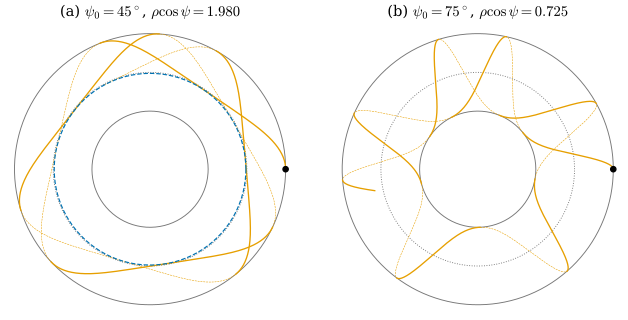

Recreate this plot in Python.
"""Figure 44.5.1: two geodesics of the torus of revolution (Section 44.5, Example 44.5.9).

Torus x(u, v) = ((R + r cos u) cos v, (R + r cos u) sin v, r sin u), (R, r) = (2, 0.8) (GUIDELINES 7). Geodesics from
x(0, 0) on the outer equator, unit speed, angle psi to the parallel: (a) psi = 45 deg, (b) psi = 75 deg, t in [0, 40].
Solved with ch44.surface_geodesic (dgsym.christoffel + dgnum.rk4, 8001 steps). View from above (elev 90): the upper
half sin u >= 0 is visible (solid orange), the lower half is hidden (thin dashed). Gray circles: outer equator rho = 2.8,
inner equator rho = 1.2, the top circle rho = 2; blue dashed (a): the turning parallels rho = c = 2.8 cos 45 deg.
Interactive version: both geodesics on the torus.
Self-checks: the Clairaut constant rho^2 dv/dt is constant to 1e-10; (a) never reaches rho < c - 1e-6; (b) crosses
the inner equator.

Run from the project root: PYTHONPATH=tools python3 chapters/44-discrete-geodesics/figures/fig-44-5-1-torus-geodesics.py
"""

import pathlib
import sys

import dgmesh as dm
import dgfig
import dgsym

dgfig.setup()
import matplotlib.pyplot as plt  # noqa: E402
import numpy as np  # noqa: E402

sys.path.insert(0, str(pathlib.Path(__file__).resolve().parents[1] / "lib"))
import ch44  # noqa: E402

col = dgfig.COLORS
to = dgsym.EXAMPLES["torus"]
X = to["expr"].subs(dict(zip(to["params"], (2, 0.8))))
ts = np.linspace(0, 40, 8001)
runs = {}
for psi in (np.pi / 4, 5 * np.pi / 12):
    C, W, P = ch44.surface_geodesic(X, to["coords"], {}, np.array([0.0, 0.0]),
                                    np.array([np.sin(psi) / 0.8, np.cos(psi) / 2.8]), ts)
    rho = 2 + 0.8 * np.cos(C[:, 0])
    cl = rho ** 2 * W[:, 1]
    assert np.ptp(cl) < 1e-10
    runs[psi] = (C, P, rho, cl[0])
c45 = runs[np.pi / 4][3]
assert runs[np.pi / 4][2].min() > c45 - 1e-6 and runs[5 * np.pi / 12][2].min() < 1.2 + 1e-6
print(f"Clairaut constants: {c45:.4f}, {runs[5 * np.pi / 12][3]:.4f}")

fig, axes = plt.subplots(1, 2, figsize=(6.8, 3.4))
tt = np.linspace(0, 2 * np.pi, 400)
for ax, psi, lab in zip(axes, (np.pi / 4, 5 * np.pi / 12), ("(a)", "(b)")):
    C, P, rho, c = runs[psi]
    for R_, ls in ((2.8, "-"), (1.2, "-"), (2.0, ":")):
        ax.plot(R_ * np.cos(tt), R_ * np.sin(tt), color=col["aux"], lw=0.7, ls=ls)
    vis = np.sin(C[:, 0]) >= 0
    ax.plot(np.where(vis, P[:, 0], np.nan), np.where(vis, P[:, 1], np.nan), color=col["accent"], lw=1.0)
    ax.plot(np.where(~vis, P[:, 0], np.nan), np.where(~vis, P[:, 1], np.nan), color=col["accent"], lw=0.4, ls="--")
    if psi < np.pi / 3:
        ax.plot(c * np.cos(tt), c * np.sin(tt), color=col["tangent"], lw=0.9, ls="--")
    ax.plot(2.8, 0, "o", color=col["main"], ms=4)
    ax.set_aspect("equal")
    ax.set_xlim(-3.0, 3.0)
    ax.set_ylim(-3.0, 3.0)
    ax.set_axis_off()
    ax.set_title(f"{lab} $\\psi_0 = {np.degrees(psi):.0f}^\\circ$, $\\rho\\cos\\psi = {c:.3f}$", fontsize=11)
fig.subplots_adjust(left=0.01, right=0.99, top=0.9, bottom=0.01, wspace=0.05)
dgfig.save(fig, __file__)

import plotly.graph_objects as go  # noqa: E402
Vt, Ft = dm.torus_mesh(2, 0.8, 32, 80)
traces = [dm.plotly_mesh(Vt, Ft, color="#D0D0D0", name="torus", opacity=0.85)]
for psi, c_ in ((np.pi / 4, col["accent"]), (5 * np.pi / 12, col["tangent"])):
    P = runs[psi][1]
    traces.append(go.Scatter3d(x=P[:, 0], y=P[:, 1], z=P[:, 2], mode="lines", line=dict(color=c_, width=4),
                               name=f"psi0 = {np.degrees(psi):.0f} deg"))
dm.plotly_save(traces, __file__, "torus (2, 0.8): geodesics from the outer equator at 45 and 75 degrees", "fig-44-5-1")
